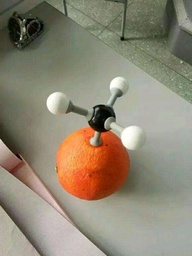
#> input picture canny_edge_detection/image/1.jfif, 192 x 256 px, shrunk from 580 x 773 before the run
$ python canny_edge_detection.py
#> lines starting #> are read from the running program, lines starting #| are printed output that depends on the picture; after the words box and inside, x2 and y2 are one past the last pixel; in counts of white or black regions, pixels touching at a corner belong together
import cv2
import numpy as np
from matplotlib import pyplot as plt

m1 = np.array([[-1, 0, 1], [-1, 0, 1], [-1, 0, 1]])
m2 = np.array([[-1, -1, -1], [0, 0, 0], [1, 1, 1]])

# 第一步：完成高斯平滑滤波
img = cv2.imread("./image/1.jfif", 0)
#> img: shape (256, 192); min 0, max 255, mean 135.5
img = cv2.GaussianBlur(img, (3, 3), 2)

# 第二步：完成一阶有限差分计算，计算每一点的梯度幅值与方向
img1 = np.zeros(img.shape, dtype="uint8")  # 与原图大小相同
theta = np.zeros(img.shape, dtype="float")  # 方向矩阵原图像大小
img = cv2.copyMakeBorder(img, 1, 1, 1, 1, borderType=cv2.BORDER_REPLICATE)
#> img: shape (258, 194)
rows, cols = img.shape
#> rows = 258; cols = 194
for i in range(1, rows-1):
    for j in range(1, cols-1):
        # Gy
        Gy = (np.dot(np.array([1, 1, 1]), (m1 * img[i - 1:i + 2, j - 1:j + 2]))).dot(np.array([[1], [1], [1]]))
        # Gx
        Gx = (np.dot(np.array([1, 1, 1]), (m2 * img[i - 1:i + 2, j - 1:j + 2]))).dot(np.array([[1], [1], [1]]))
        if Gx[0] == 0:
            theta[i-1, j-1] = 90
            continue
        else:
            temp = (np.arctan(Gy[0] / Gx[0])) * 180 / np.pi
        if Gx[0]*Gy[0] > 0:
            if Gx[0] > 0:
                theta[i-1, j-1] = np.abs(temp)
            else:
                theta[i-1, j-1] = (np.abs(temp) - 180)
        if Gx[0] * Gy[0] < 0:
            if Gx[0] > 0:
                theta[i-1, j-1] = (-1) * np.abs(temp)
            else:
                theta[i-1, j-1] = 180 - np.abs(temp)
        img1[i-1, j-1] = (np.sqrt(Gx**2 + Gy**2))
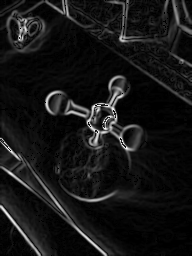
#> img1: shape (256, 192); min 0, max 255, mean 21.6
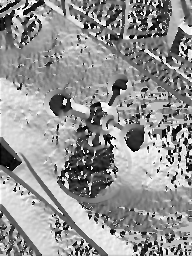
#> theta: shape (256, 192) float64; min -179.3, max 179.5, mean 27.4; drawn with min black and max white
for i in range(1, rows - 2):
    for j in range(1, cols - 2):
        if (((theta[i, j] >= -22.5) and (theta[i, j] < 22.5)) or
                ((theta[i, j] <= -157.5) and (theta[i, j] >= -180)) or
                ((theta[i, j] >= 157.5) and (theta[i, j] < 180))):
            theta[i, j] = 0.0
        elif (((theta[i, j] >= 22.5) and (theta[i, j] < 67.5)) or
                ((theta[i, j] <= -112.5) and (theta[i, j] >= -157.5))):
            theta[i, j] = 45.0
        elif (((theta[i, j] >= 67.5) and (theta[i, j] < 112.5)) or
                ((theta[i, j] <= -67.5) and (theta[i, j] >= -112.5))):
            theta[i, j] = 90.0
        elif (((theta[i, j] >= 112.5) and (theta[i, j] < 157.5)) or
                ((theta[i, j] <= -22.5) and (theta[i, j] >= -67.5))):
            theta[i, j] = -45.0
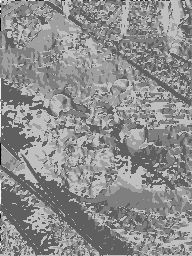
#> theta: shape (256, 192) float64; min -178.5, max 178, mean 20; drawn with min black and max white

# 第三步：进行 非极大值抑制计算
img2 = np.zeros(img1.shape)  # 非极大值抑制图像矩阵

for i in range(1, img2.shape[0]-1):
    for j in range(1, img2.shape[1]-1):
        if (theta[i, j] == 0.0) and \
                (img1[i, j] == np.max([img1[i, j], img1[i+1, j], img1[i-1, j]])):
            img2[i, j] = img1[i, j]

        if (theta[i, j] == -45.0) and \
                img1[i, j] == np.max([img1[i, j], img1[i-1, j-1], img1[i+1, j+1]]):
            img2[i, j] = img1[i, j]

        if (theta[i, j] == 90.0) and \
                img1[i, j] == np.max([img1[i, j], img1[i, j+1], img1[i, j-1]]):
            img2[i, j] = img1[i, j]

        if (theta[i, j] == 45.0) \
                and img1[i, j] == np.max([img1[i, j], img1[i-1, j+1], img1[i+1, j-1]]):
            img2[i, j] = img1[i, j]
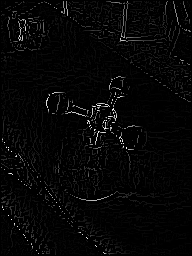
#> img2: shape (256, 192) float64; min 0, max 255, mean 6.3

# 第四步：双阈值检测和边缘连接
img3 = np.zeros(img2.shape)  # 定义双阈值图像
# TL = 0.4*np.max(img2)
# TH = 0.5*np.max(img2)
TL = 50
TH = 100
# 关键在这两个阈值的选择
for i in range(1, img3.shape[0]-1):
    for j in range(1, img3.shape[1]-1):
        if img2[i, j] < TL:
            img3[i, j] = 0
        elif img2[i, j] > TH:
            img3[i, j] = 255
        elif ((img2[i+1, j] < TH) or (img2[i-1, j] < TH) or (img2[i, j+1] < TH) or
                (img2[i, j-1] < TH) or (img2[i-1, j-1] < TH) or (img2[i-1, j+1] < TH) or
                (img2[i+1, j+1] < TH) or (img2[i+1, j-1] < TH)):
            img3[i, j] = 255
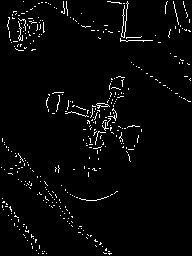
#> img3: shape (256, 192) float64; 2.9% white in thin lines or dots


cv2.imshow("1", img)  # 原始图像
cv2.imshow("2", img1)  # 梯度幅值图
cv2.imshow("3", img2)  # 非极大值抑制灰度图
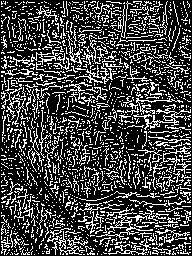
#> window '3': shape (256, 192); 26.9% white in thin lines or dots
cv2.imshow("4", img3)  # 最终效果图
cv2.imshow("theta", theta)  # 角度值灰度图
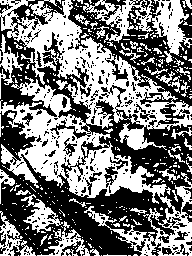
#> window 'theta': shape (256, 192); 48.3% white; 324 white regions (278 under 20 px), largest, box (x1, y1, x2, y2) and area: (0, 0, 192, 256) 16730, (83, 0, 192, 63) 2259, (21, 194, 63, 233) 579
cv2.waitKey(0)
